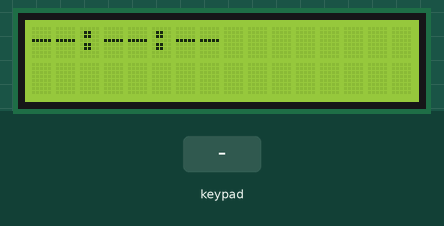
Bench run of a program on a simulated ATmega32, built with avr-gcc and emulated at 12 MHz. Shown: 16×2 character LCD. Wiring (inferred from the names in the program): 4×4 keypad with keys 1 2 3 A 4 5 6 B 7 8 9 C * 0 # D (labels assumed): rows PD4, PD5, PD6, PD7; columns PD3, PD2, PD1, PD0; character LCD (HD44780): RS PA1; R/W PA0; E PA2; data PC0, PC1, PC2, PC3, PC4, PC5, PC6, PC7. The inputs (shaded band) are chosen by the test bench.

Above: at 1.2 s.
1.3 s: keypad keys 1 2 # pressed 0.4 s apart
At 2.8 s:
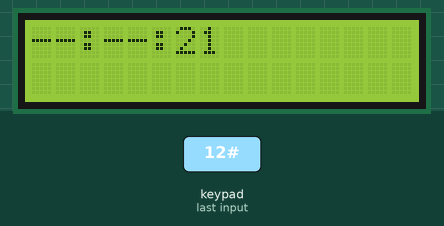
4.0 s: key '*' pressed
At 4.5 s:
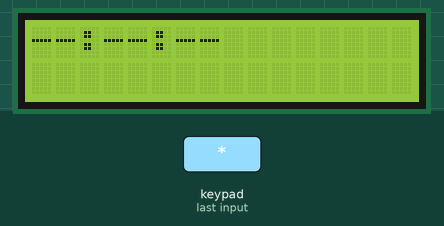
5.7 s: key '2' pressed
At 7.1 s:
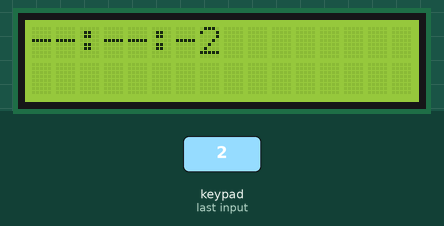
7.4 s: keypad keys 1 2 pressed 0.4 s apart
At 8.7 s:
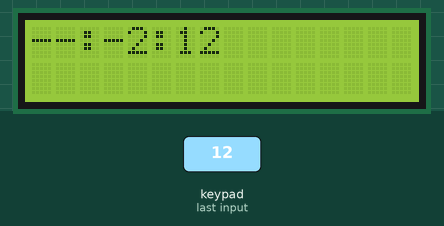
Timing chart, 0 to 10.4 s (numbered marks = the images above; inputs shaded):
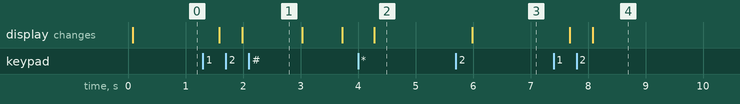

The program:

main.c
```c
#include "MCAL/types.h"
#include "MCAL/DIO.h"
#include "HAL/KPAD_HAL/KeyPad.h"
#include "HAL/LCD_HAL/LCD.h"
#include "MCAL/Timer/Timer.h"
#include "avr/interrupt.h"

#define CPU_F 8000000

u8 LOC_u8RecordPress(void);
void LOC_initCountdownTimer(void);
void LOC_vidHandleTimerInterrupt(void);
void LOC_vidBeginCountdown(void);

u8 u8TimerCount;   // How many times the timer completed counting
u16 u16InputCount; // The number of times the user pressed on the keypad
u8 isCountingDown; // true when counting down
u8 LCDText[8];     // Text that is displayed on the LCD

int main(void)
{
    /*INIT*/
    LOC_initCountdownTimer();

    while (1)
    {

        /* Take input from user (KEYPAD)*/
        u8 u8Input = LOC_u8RecordPress();
        if (isCountingDown == '1' && u8Input != '*')
        {
            continue;
        }
        if (u8Input == '*') // Reset Countdown Timer
        {
            LOC_initCountdownTimer();
        }

        else if (u8Input == '#') // Begin Counting Down
        {
            LOC_vidBeginCountdown();
        }

        else
        {
            if (u16InputCount < 8) // Prevents adding more numbers than the max (6 numbers + 2 colons)
            {
                LOC_vidHandleInput(u8Input);
            }
        }
    }
    return 0;
}

/* Handles input from keypad and how to display it on LCD*/
void LOC_vidHandleInput(u8 u8Number)
{

    if (u16InputCount == 2 || u16InputCount == 5)
    {
        LCDText[7 - u16InputCount - 1] = u8Number;
        u16InputCount++;
    }
    else
    {
        LCDText[7 - u16InputCount] = u8Number;
    }

    LCD_vidInit();
    LCD_vidWriteString(LCDText, 8);

    u16InputCount++;
}

/* Returns the value pressed on the keypad */
u8 LOC_u8RecordPress(void)
{
    while (1)
    {
        u8 u8PressVal = KPAD_u8GetKeyVal();

        switch (u8PressVal)
        {
        case 1:
            return '1';
            break;
        case 2:
            return '2';
            break;
        case 3:
            return '3';
            break;
        case 4:
            break;
        case 5:
            return '4';
            break;
        case 6:
            return '5';
            break;
        case 7:
            return '6';
            break;
        case 8:
            break;
        case 9:
            return '7';
            break;
        case 10:
            return '8';
            break;
        case 11:
            return '9';
            break;
        case 12:
            break;
        case 13:
            return '*';
            break;
        case 14:
            return '0';
            break;
        case 15:
            return '#';
            break;
        case 16:
            break;
        default:
            break;
        }
    }
}

/* Initialization Function for the entire program */
void LOC_initCountdownTimer(void)
{
    /* INITIALIZE VARIABLES */
    u8TimerCount = 0;
    u16InputCount = 0;
    isCountingDown = '0';

    /* INITIALIZE LCD */
    LCDText[0] = '-';
    LCDText[1] = '-';
    LCDText[2] = ':';
    LCDText[3] = '-';
    LCDText[4] = '-';
    LCDText[5] = ':';
    LCDText[6] = '-';
    LCDText[7] = '-';
    LCD_vidInit();
    LCD_vidWriteString(LCDText, 8);

    /* INITIALIZE KEYPAD */
    KPAD_vidInit();

    /* INITIALIZE TIMER*/
    TMR_vidInit();
}

/* Begin counting down */
void LOC_vidBeginCountdown(void)
{
    u16 index;
    u16 length = sizeof(LCDText) / sizeof(u8);

    for (index = 0; index < length; index++)
    {
        if (LCDText[index] == '-')
        {
            LCDText[index] = '0';
        }
    }

    isCountingDown = '1';
    u8TimerCount = 0;
}

/* Decreases countdown timer by 1 sec every time the timer ISR runs */
void LOC_vidHandleTimerInterrupt(void)
{

    if (LCDText[7] == '0') //first second = 0
    {
        if (LCDText[6] == '0') //second second = 0
        {
            if (LCDText[4] == '0') //first minute = 0
            {
                if (LCDText[3] == '0') //second minute = 0
                {
                    if (LCDText[1] == '0') //first hour = 0
                    {
                        if (LCDText[0] == '0') //second hour = 0
                        {
                        }
                        else
                        {
                            LCDText[0]--;
                            LCDText[1] = '9';
                            LCDText[3] = '5';
                            LCDText[4] = '9';
                            LCDText[6] = '5';
                            LCDText[7] = '9';
                        }
                    }
                    else
                    {
                        LCDText[1]--;
                        LCDText[3] = '5';
                        LCDText[4] = '9';
                        LCDText[6] = '5';
                        LCDText[7] = '9';
                    }
                }
                else
                {
                    LCDText[3]--;
                    LCDText[4] = '9';
                    LCDText[6] = '5';
                    LCDText[7] = '9';
                }
            }
            else
            {
                LCDText[4]--;
                LCDText[6] = '5';
                LCDText[7] = '9';
            }
        }
        else
        {
            LCDText[6]--;
            LCDText[7] = '9';
        }
    }
    else
    {
        LCDText[7]--;
    }

    LCD_vidInit();
    LCD_vidWriteString(LCDText, 8);
}

/* Timer ISR*/
ISR(TIMER0_OVF_vect)
{

    if (u8TimerCount == 29 && isCountingDown == '1')
    {
        LOC_vidHandleTimerInterrupt();
        u8TimerCount = 0;
    }
    if (isCountingDown == '1')
    {

        u8TimerCount++;
    }

    TIMER_REGISTER = 0;
}
```

KeyPad_Cfg.h
```c
#ifndef KEYPAD_CFG_H_
#define KEYPAD_CFG_H_

#define C_port PORTD
#define C4PIN PIN0
#define C3PIN PIN1
#define C2PIN PIN2
#define C1PIN PIN3

#define R_port PORTD
#define R1PIN PIN4
#define R2PIN PIN5
#define R3PIN PIN6
#define R4PIN PIN7

#endif /* KEYPAD_CFG_H_ */
```

LCD_CFG.h
```c
#ifndef LCD_CFG_H_
#define LCD_CFG_H_

#define LCD_DataPort PORTC
#define LCD_RWPort PORTA
#define LCD_RWPin PIN0

#define LCD_RSPort PORTA
#define LCD_RSPin PIN1

#define LCD_EnablePort PORTA
#define LCD_EnablePin PIN2

#endif /* LCD_CFG_H_ */
```

KeyPad.c
```c
#include "../../MCAL/types.h"
#include "../../MCAL/DIO.h"
#include "util/delay.h"

#include "../KPAD_HAL/KeyPad_Cfg.h"

u8 Columns[4] = {C1PIN, C2PIN, C3PIN, C4PIN};
u8 Rows[4] = {R1PIN, R2PIN, R3PIN, R4PIN};

void KPAD_vidInit(void)
{
	u8 u8ColumnNo = 0;
	//SET COLUMNS TO OUTPUT
	for (u8ColumnNo = 0; u8ColumnNo < 4; u8ColumnNo++)
	{
		DIO_vidSetPinDir(C_port, Columns[u8ColumnNo], PORTDIR_OUTPUT);
	}

	u8 u8RowNo = 0;
	for (u8RowNo = 0; u8RowNo < 4; u8RowNo++)
	{
		/*Set Rows as input*/
		DIO_vidSetPinDir(R_port, Rows[u8RowNo], PORTDIR_INPUT);
		/*Activate pull-up resistors */
		DIO_vidSetPinVal(R_port, Rows[u8RowNo], HIGH);
	}
}

u8 KPAD_u8GetKeyVal(void)
{
	u8 RowNo, ColNo;
	u8 RetValue = 0;
	for (ColNo = 0; ColNo < 4; ColNo++)
	{
		DIO_vidSetPinVal(C_port, Columns[ColNo], LOW);
		for (RowNo = 0; RowNo < 4; RowNo++)
		{
			if (DIO_u8GetPinVal(R_port, Rows[RowNo]) == LOW)
			{
				RetValue = ((RowNo * 4) + ColNo + 1);
				_delay_ms(200);
			}
		}

		DIO_vidSetPinVal(R_port, Columns[ColNo], HIGH);
	}
	return RetValue;
}
```

KeyPad.h
```c
#ifndef KEYPAD_H_
#define KEYPAD_H_

void KPAD_vidInit(void);
u8 KPAD_u8GetKeyVal(void);
#endif /* KEYPAD_H_ */
```

LCD.c
```c
#include "../../MCAL/types.h"

#define F_CPU 12000000
#include "../../MCAL/DIO.h"
#include "util/delay.h"
#include "../LCD_HAL/LCD.h"
#include "../LCD_HAL/LCD_LOC.h"
#include "../LCD_HAL/LCD_CFG.h"

void LCD_vidInit()
{
	/* Sets the pin Directions for RW, RS, Enable, and DataPort */
	DIO_vidSetPinDir(LCD_RWPort, LCD_RWPin, PORTDIR_OUTPUT);
	DIO_vidSetPinDir(LCD_RSPort, LCD_RSPin, PORTDIR_OUTPUT);
	DIO_vidSetPinDir(LCD_EnablePort, LCD_EnablePin, PORTDIR_OUTPUT);
	DIO_vidSetPortDir(LCD_DataPort, PORTDIR_OUTPUT);

	_delay_ms(50);
	LOC_vidSendCMD(0b00111100); // Set Function
	_delay_ms(2);

	LOC_vidSendCMD(0b00001100); // Display ON/OFF Control
	_delay_ms(2);

	LOC_vidSendCMD(0b00000001); // Clear Display
	_delay_ms(5);

	LOC_vidSendCMD(0b00000110); // Entry Mode Set
}

void LOC_vidSendCMD(u8 u8CMD)
{
	/*Set RW to 0 (write mode)*/
	DIO_vidSetPinVal(LCD_RWPort, LCD_RWPin, 0);

	/*Set RS to 0 (write to IR)*/
	DIO_vidSetPinVal(LCD_RSPort, LCD_RSPin, 0);

	/*Set command*/
	DIO_vidSetPortVal(LCD_DataPort, u8CMD);

	LOC_vidEnablePulse();
}

/*Set falling register*/
void LOC_vidEnablePulse()
{
	DIO_vidSetPinVal(LCD_EnablePort, LCD_EnablePin, 1);
	_delay_ms(2);
	DIO_vidSetPinVal(LCD_EnablePort, LCD_EnablePin, 0);
}

void LCD_vidWriteChar(u8 u8Char)
{
	/*Set RW to 0 (write mode)*/
	DIO_vidSetPinVal(LCD_RWPort, LCD_RWPin, 0);

	/*Set RS to 1 (write to DR)*/
	DIO_vidSetPinVal(LCD_RSPort, LCD_RSPin, 1);

	/*Set command*/
	DIO_vidSetPortVal(LCD_DataPort, u8Char);

	LOC_vidEnablePulse();
}

/*Takes array and size of array and prints it on the LCD*/
void LCD_vidWriteString(u8 u8String[], u8 u8Size)
{
	u8 u8CharIndex = 0;
	for (u8CharIndex = 0; u8CharIndex < u8Size; u8CharIndex++)
	{
		LCD_vidWriteChar(u8String[u8CharIndex]);
	}
}
```

LCD.h
```c
#include "../../MCAL/types.h"
#ifndef LCD_H_
#define LCD_H_

void LCD_vidInit();
void LCD_vidWriteChar(u8 u8Char);
void LCD_vidWriteString(u8 u8String[], u8 u8Size);
void LCD_vidShiftRight();
void LCD_vidShiftLeft();

#endif /* LCD_H_ */
```

LCD_LOC.h
```c
#ifndef LCD_LOC_H_
#define LCD_LOC_H_

void LOC_vidSendCMD(u8 u8CMD);
void LOC_vidEnablePulse();

#endif /* LCD_LOC_H_ */
```

BIT_MATH.h
```c
#ifndef BitMath_h_
#define	BitMath_h_


#define clr_bit(reg,no) reg &= ~(1<<no)
#define set_bit(reg,no) reg|=(1<<no)
#define get_bit(reg,no) (reg&(1<<no))?1:0


#endif
```

DIO.c
```c
#include "types.h"
#include "DIO_LOC.h"
#include "DIO.h"

#include "BIT_MATH.h"

void DIO_vidSetPortDir(u8 PortName, u8 u8PortDir)
{
	switch (PortName)
	{
	case PORTA:
	{
		DDRA_REGISTER = u8PortDir;
	}
	break;

	case PORTB:
	{
		DDRB_REGISTER = u8PortDir;
	}
	break;

	case PORTC:
	{
		DDRC_REGISTER = u8PortDir;
	}
	break;

	case PORTD:
	{
		DDRD_REGISTER = u8PortDir;
	}
	break;
	}
}

void DIO_vidSetPinDir(u8 u8PortName, u8 u8PinNo, u8 u8Dir)
{
	switch (u8PortName)
	{

	case PORTA:
	{
		if (u8Dir == PORTDIR_INPUT)
		{
			clr_bit(DDRA_REGISTER, u8PinNo);
		}
		else if (u8Dir == PORTDIR_OUTPUT)
		{
			set_bit(DDRA_REGISTER, u8PinNo);
		}
	}
	break;

	case PORTB:
	{
		if (u8Dir == PORTDIR_INPUT)
		{
			clr_bit(DDRB_REGISTER, u8PinNo);
		}
		else if (u8Dir == PORTDIR_OUTPUT)
		{
			set_bit(DDRB_REGISTER, u8PinNo);
		}
	}
	break;

	case PORTC:
	{
		if (u8Dir == PORTDIR_INPUT)
		{
			clr_bit(DDRC_REGISTER, u8PinNo);
		}
		else if (u8Dir == PORTDIR_OUTPUT)
		{
			set_bit(DDRC_REGISTER, u8PinNo);
		}
	}
	break;

	case PORTD:
	{
		if (u8Dir == PORTDIR_INPUT)
		{
			clr_bit(DDRD_REGISTER, u8PinNo);
		}
		else if (u8Dir == PORTDIR_OUTPUT)
		{
			set_bit(DDRD_REGISTER, u8PinNo);
		}
	}
	break;
	}
}

void DIO_vidSetPinVal(u8 u8PortName, u8 u8PinNo, u8 u8PinVal)
{

	switch (u8PortName)
	{

	case PORTA:
	{
		if (u8PinVal == HIGH)
		{
			set_bit(PORTA_REGISTER, u8PinNo);
		}
		else if (u8PinVal == LOW)
		{
			clr_bit(PORTA_REGISTER, u8PinNo);
		}
	}
	break;

	case PORTB:
	{
		if (u8PinVal == HIGH)
		{
			set_bit(PORTB_REGISTER, u8PinNo);
		}
		else if (u8PinVal == LOW)
		{
			clr_bit(PORTB_REGISTER, u8PinNo);
		}
	}
	break;

	case PORTC:
	{
		if (u8PinVal == HIGH)
		{
			set_bit(PORTC_REGISTER, u8PinNo);
		}
		else if (u8PinVal == LOW)
		{
			clr_bit(PORTC_REGISTER, u8PinNo);
		}
	}
	break;

	case PORTD:
	{
		if (u8PinVal == HIGH)
		{
			set_bit(PORTD_REGISTER, u8PinNo);
		}
		else if (u8PinVal == LOW)
		{
			clr_bit(PORTD_REGISTER, u8PinNo);
		}
	}
	break;
	}
}

void DIO_vidSetPortVal(u8 u8PortName, u8 u8PortVal)
{
	switch (u8PortName)
	{
	case PORTA:
	{
		PORTA_REGISTER = u8PortVal;
	}
	break;

	case PORTB:
	{
		PORTB_REGISTER = u8PortVal;
	}
	break;

	case PORTC:
	{
		PORTC_REGISTER = u8PortVal;
	}
	break;

	case PORTD:
	{
		PORTD_REGISTER = u8PortVal;
	}
	break;
	}
}

u8 DIO_u8GetPortVal(u8 u8PortName)
{
	switch (u8PortName)
	{
	case PORTA:
		return PORTA_REGISTER;
	case PORTB:
		return PORTB_REGISTER;
	case PORTC:
		return PORTC_REGISTER;
	case PORTD:
		return PORTD_REGISTER;
	}
	return 0;
}

u8 DIO_u8GetPinVal(u8 u8PortName, u8 u8PinNo)
{
	switch (u8PortName)
	{
	case PORTA:
		return get_bit(PINA_REGISTER, u8PinNo);

	case PORTB:
		return get_bit(PINB_REGISTER, u8PinNo);

	case PORTC:
		return get_bit(PINC_REGISTER, u8PinNo);

	case PORTD:
		return get_bit(PIND_REGISTER, u8PinNo);
	}
	return 0;
}
```

DIO.h
```c
#ifndef DIO_H_
#define DIO_H_

//defining the port numbers
#define PORTA 1
#define PORTB 2
#define PORTC 3
#define PORTD 4


#define HIGH 1
#define LOW 0
// defining the port direction
#define PORTDIR_OUTPUT ((u8)0xFF)
#define PORTDIR_INPUT ((u8)0x00)

//defining the pins
#define PIN0	((u8)0x00)
#define PIN1 	((u8)0x01)
#define PIN2 	((u8)0x02)
#define PIN3 	((u8)0x03)
#define PIN4 	((u8)0x04)
#define PIN5 	((u8)0x05)
#define PIN6 	((u8)0x06)
#define PIN7 	((u8)0x07)


void DIO_vidSetPortDir (u8 PortName,u8 PortDir);

void DIO_vidSetPinDir (u8 u8PortName,u8 u8PinNo,u8 u8Dir);

void DIO_vidSetPinVal (u8 u8PortName,u8 u8PinNo,u8 u8PinVal);


void DIO_vidSetPortVal (u8 u8PortName, u8 u8PortVal);

u8 DIO_u8GetPortVal(u8 u8PortName);

u8 DIO_u8GetPinVal(u8 u8PortName, u8 u8PinNo);
#endif
```

DIO_LOC.h
```c
#ifndef DIO_LOC_H_
#define DIO_LOC_H_


//defining the adresses of ports
#define DDRA_REGISTER *((volatile u8*)0x3A)
#define PORTA_REGISTER *((volatile u8*)0x3B)
#define PINA_REGISTER *((volatile u8*)0x39)


#define DDRB_REGISTER *((volatile u8*)0x37)
#define PORTB_REGISTER *((volatile u8*)0x38)
#define PINB_REGISTER *((volatile u8*)0x36)

#define DDRC_REGISTER *((volatile u8*)0x34)
#define PORTC_REGISTER *((volatile u8*)0x35)
#define PINC_REGISTER *((volatile u8*)0x33)


#define DDRD_REGISTER *((volatile u8*)0x31)
#define PORTD_REGISTER *((volatile u8*)0x32)
#define PIND_REGISTER *((volatile u8*)0x30)

#endif
```

Timer.c
```c
#include "../types.h"
#include "../DIO.h"
#include "Timer.h"
#include "Timer_LOC.h"
#include "../BIT_MATH.h"
#include "avr/interrupt.h"

void TMR_vidInit()
{

	/* Sets the clock with prescalar value 1024 */
	set_bit(TCCR0_REGISTER, 0);
	set_bit(TCCR0_REGISTER, 2);

	/* Initializes TIMER REGISTER */
	TIMER_REGISTER = 0;

	/* Enables Timer Interrupt*/
	set_bit(TIMSK_REGISTER, 0);

	/*Enable Global Interrupt*/
	set_bit(SREG, 7);
}
```

Timer.h
```c
#ifndef TIMER_TIMER_H_
#define TIMER_TIMER_H_

#define TCCR0_REGISTER *((volatile u8 *)0x53)
#define TIMER_REGISTER *((volatile u8 *)0x52) //TCNT REGISTER
#define OCR0_REGISTER *((volatile u8 *)0x5C)
#define TIMSK_REGISTER *((volatile u8 *)0x59)

//#define INT0_vect _vector_1
//#define TIMER0OVF_vect _vector_11

//#define ISR ()
// void TIMER0OVF_vect (void) __attribute__ ((signal,__INTR_ATTRS)) __VA_ARGS__; \
// void TIMER0OVF_vect (void)

void TMR_vidInit();

#endif /* TIMER_TIMER_H_ */
```

Timer_LOC.h
```c
#ifndef TIMER_LOC_H_
#define TIMER_LOC_H_

#endif /* TIMER_TIMER_H_ */
```

types.h
```c
#ifndef TYPES_H_
#define TYPES_H_

typedef unsigned char u8;
typedef unsigned short int u16;
typedef unsigned long int u32;

typedef signed short int s16;
typedef signed long int s32;
typedef signed char s8;

typedef double f64;
typedef float f32;

#endif /* TYPES_H_ */
```

Measured:
- after the input at 1.3 s, the display: first changes after 0.28 s (image 1 shows a later state)
- after the input at 5.7 s, the display: changes after 0.29 s (image 3)
- after the input at 7.4 s, the display: first changes after 0.28 s (image 4 shows a later state)
